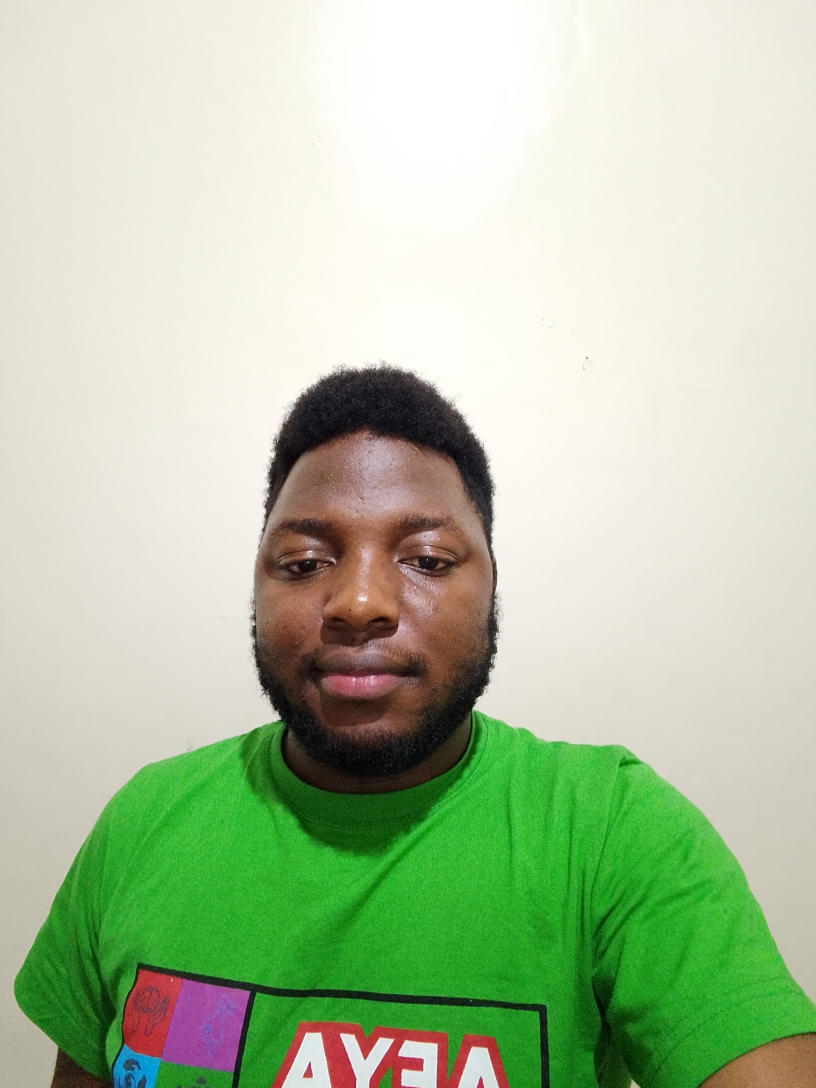
#> input picture Images/Ayomide - neutral.jpg, 2448 x 3264 px (shown at 1/3 size)
$ python -i image_processing.py   (imports and definitions only)
#> lines starting #> are read from the running program, lines starting #| are printed output that depends on the picture
"""
Image Processing Pipeline for Facial Recognition
Handles loading, augmentation, visualization, and feature extraction
"""
import cv2
import numpy as np
import pandas as pd
from PIL import Image
import matplotlib.pyplot as plt
from pathlib import Path
import os

class ImageProcessor:
    """
    Image processing pipeline for facial recognition
    Handles loading, augmentation, and feature extraction
    """

    def __init__(self, base_dir='Images'):
        self.base_dir = Path(base_dir)
        self.base_dir.mkdir(exist_ok=True)

    # [31 lines left out: functions load_image, display_images, augment_rotation, not called in this run]

    def augment_flip(self, image, flip_code=1):
        """Flip image (0=vertical, 1=horizontal, -1=both)"""
        return cv2.flip(image, flip_code)

    # [57 lines left out: functions augment_grayscale, augment_brightness, augment_noise, extract_histogram_features, extract_hog_features, not called in this run]

    def extract_lbp_features(self, image, radius=3, n_points=24):
        """Extract Local Binary Pattern features"""
#> called with radius = 3, n_points = 24
        if len(image.shape) == 3:
            gray = cv2.cvtColor(image, cv2.COLOR_RGB2GRAY)
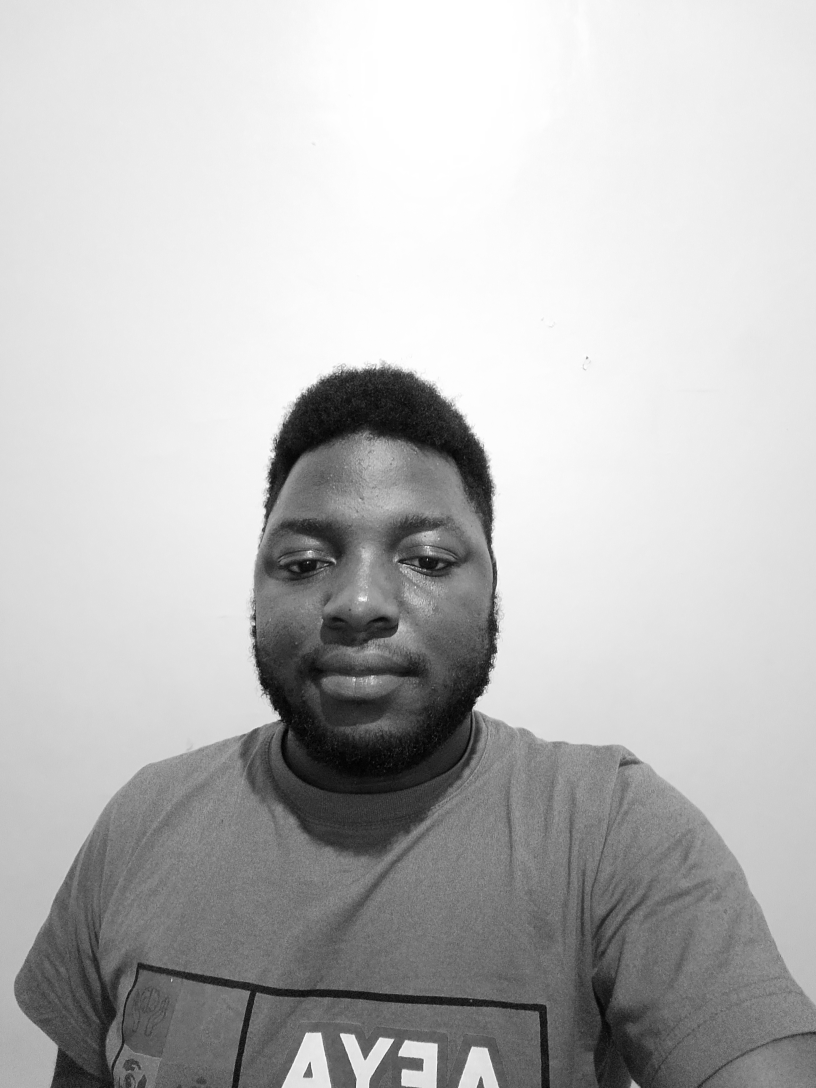
#> gray: shape (3264, 2448) (shown at 1/3 size); min 0, max 255, mean 186.7
        else:
            gray = image

        gray = cv2.resize(gray, (128, 128))
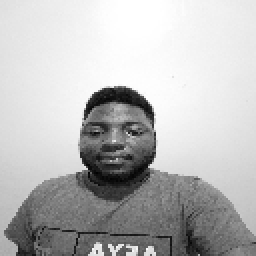
#> gray: shape (128, 128) (shown 2 times larger); min 2, max 255, mean 186.7

        # Simple LBP implementation
        height, width = gray.shape
#> height = 128; width = 128
        lbp = np.zeros_like(gray)

        for i in range(radius, height - radius):
            for j in range(radius, width - radius):
                center = gray[i, j]
                code = 0
                code |= (gray[i-radius, j-radius] >= center) << 7
                code |= (gray[i-radius, j] >= center) << 6
                code |= (gray[i-radius, j+radius] >= center) << 5
                code |= (gray[i, j+radius] >= center) << 4
                code |= (gray[i+radius, j+radius] >= center) << 3
                code |= (gray[i+radius, j] >= center) << 2
                code |= (gray[i+radius, j-radius] >= center) << 1
                code |= (gray[i, j-radius] >= center) << 0
                lbp[i, j] = code
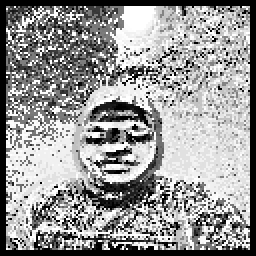
#> lbp: shape (128, 128) (shown 2 times larger); min 0, max 255, mean 151.6

        # Get histogram
        hist, _ = np.histogram(lbp.ravel(), bins=256, range=(0, 256))
#> hist = 256 values, max 1914 at index 0, min 0 at index 86, mean 64
        return hist

    # [164 lines left out: functions extract_color_moments, process_member_images, create_sample_images, not called in this run]


# Main execution
# [51 lines not run here, left out]

>>> import cv2
>>> picture = cv2.cvtColor(cv2.imread('Images/Ayomide - neutral.jpg'), cv2.COLOR_BGR2RGB)
>>> result = ImageProcessor().extract_lbp_features(picture)
#> result has the same summary as hist in extract_lbp_features
